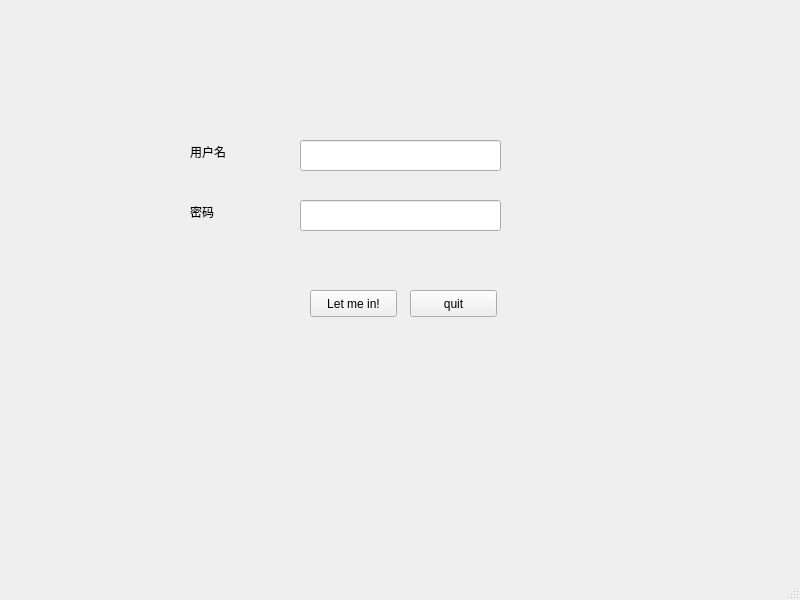
<?xml version="1.0" encoding="UTF-8"?>
<ui version="4.0">
 <class>MainWindow</class>
 <widget class="QMainWindow" name="MainWindow">
  <property name="geometry">
   <rect>
    <x>0</x>
    <y>0</y>
    <width>800</width>
    <height>600</height>
   </rect>
  </property>
  <property name="windowTitle">
   <string>MainWindow</string>
  </property>
  <widget class="QWidget" name="centralwidget">
   <widget class="QLineEdit" name="ulineEdit">
    <property name="geometry">
     <rect>
      <x>300</x>
      <y>140</y>
      <width>201</width>
      <height>31</height>
     </rect>
    </property>
   </widget>
   <widget class="QLabel" name="label">
    <property name="geometry">
     <rect>
      <x>190</x>
      <y>140</y>
      <width>45</width>
      <height>23</height>
     </rect>
    </property>
    <property name="text">
     <string>用户名</string>
    </property>
   </widget>
   <widget class="QLineEdit" name="plineEdit">
    <property name="geometry">
     <rect>
      <x>300</x>
      <y>200</y>
      <width>201</width>
      <height>31</height>
     </rect>
    </property>
    <property name="echoMode">
     <enum>QLineEdit::Password</enum>
    </property>
   </widget>
   <widget class="QLabel" name="label_2">
    <property name="geometry">
     <rect>
      <x>190</x>
      <y>200</y>
      <width>30</width>
      <height>23</height>
     </rect>
    </property>
    <property name="text">
     <string>密码</string>
    </property>
   </widget>
   <widget class="QPushButton" name="loginButton">
    <property name="geometry">
     <rect>
      <x>310</x>
      <y>290</y>
      <width>87</width>
      <height>27</height>
     </rect>
    </property>
    <property name="text">
     <string>Let me in!</string>
    </property>
   </widget>
   <widget class="QPushButton" name="pushButton">
    <property name="geometry">
     <rect>
      <x>410</x>
      <y>290</y>
      <width>87</width>
      <height>27</height>
     </rect>
    </property>
    <property name="text">
     <string>quit</string>
    </property>
   </widget>
  </widget>
  <widget class="QMenuBar" name="menubar">
   <property name="geometry">
    <rect>
     <x>0</x>
     <y>0</y>
     <width>800</width>
     <height>24</height>
    </rect>
   </property>
  </widget>
  <widget class="QStatusBar" name="statusbar"/>
 </widget>
 <resources/>
 <connections/>
</ui>
